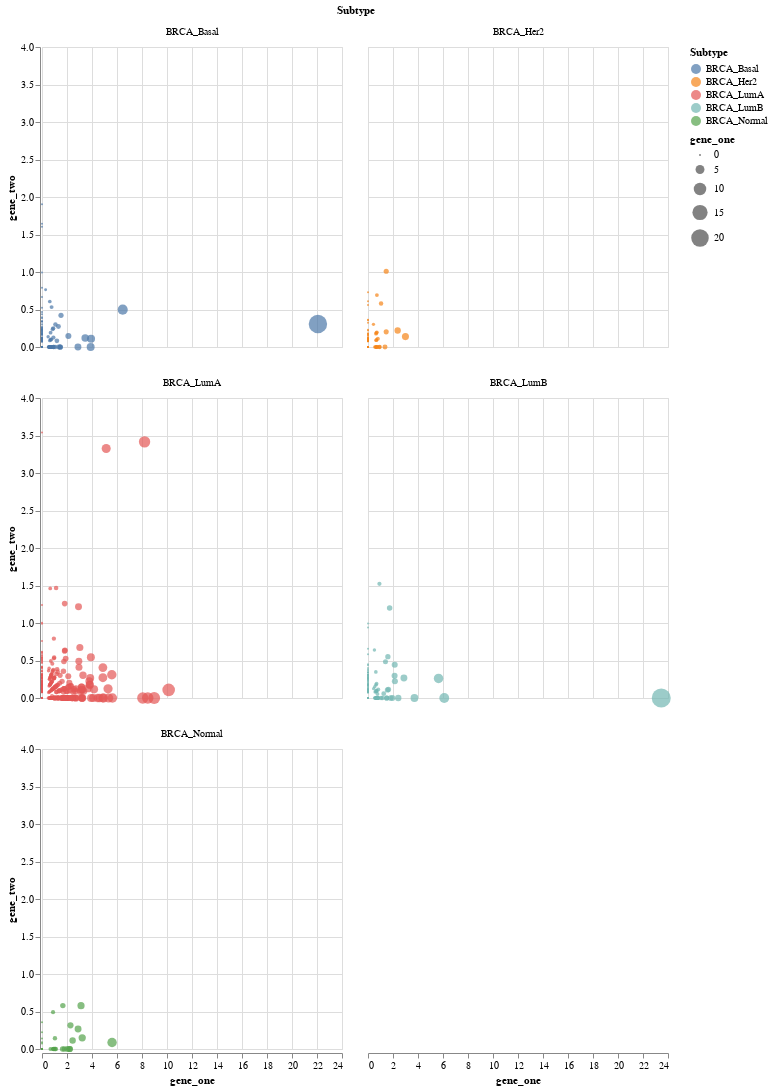

This figure's notebook cell:
### Code cell
to_plot = df[["Subtype", "ENSG00000242268.2", "ENSG00000270112.3"]]
to_plot.columns= ['Subtype', 'gene_one', 'gene_two']

alt.Chart(to_plot).mark_circle().encode(
    alt.X("gene_one", scale= alt.Scale(zero=False)),
    alt.Y("gene_two", scale= alt.Scale(zero=False)), 
    color= "Subtype",
    size= "gene_one"
).facet(
    facet="Subtype",
    columns=2
)

### Figure 1 — Vega-Lite specification as saved in the notebook (floating-point values rounded to 4 significant figures; data arrays with more than 128 entries replaced by an {"elided": "..."} marker saying what was removed)
{"config": {"view": {"continuousWidth": 300, "continuousHeight": 300}}, "data": {"name": "data-a29470af8a4b9626b5db6b30c3117092"}, "facet": {"field": "Subtype", "type": "nominal"}, "spec": {"mark": {"type": "circle"}, "encoding": {"color": {"field": "Subtype", "type": "nominal"}, "size": {"field": "gene_one", "type": "quantitative"}, "x": {"field": "gene_one", "scale": {"zero": false}, "type": "quantitative"}, "y": {"field": "gene_two", "scale": {"zero": false}, "type": "quantitative"}}}, "columns": 2, "$schema": "https://vega.github.io/schema/vega-lite/v5.20.1.json", "datasets": {"data-a29470af8a4b9626b5db6b30c3117092": {"elided": "962 records"}}}
